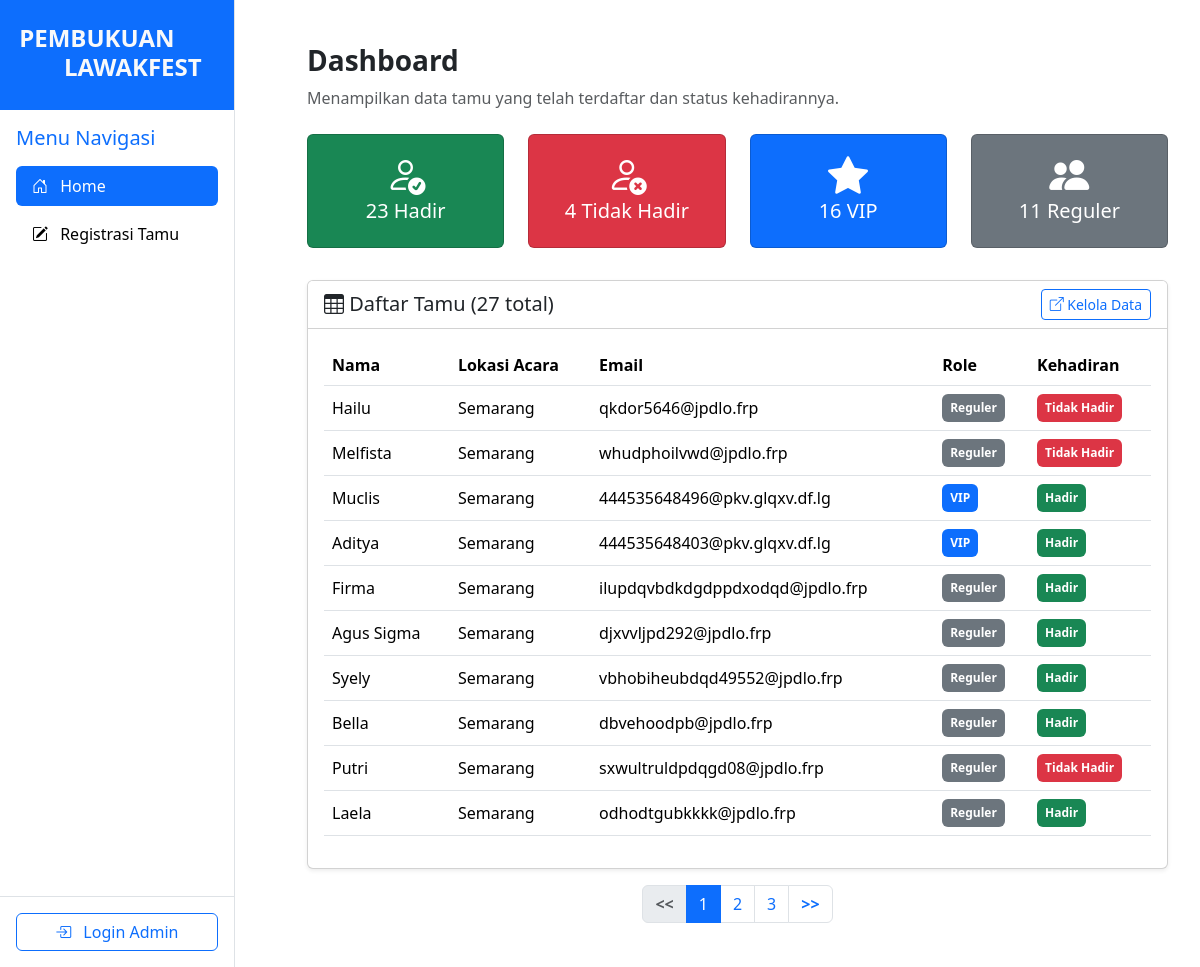
The page / on the database its author committed.
### tables this page shows
CREATE TABLE `tamu` (
  `id` int(11) NOT NULL,
  `id_tamu` varchar(50) DEFAULT NULL,
  `nama` varchar(100) NOT NULL,
  `lokasi_acara` varchar(255) DEFAULT NULL,
  `email` varchar(100) DEFAULT NULL,
  `role` enum('Reguler','VIP') DEFAULT 'Reguler',
  `kehadiran` varchar(20) DEFAULT 'Tidak Hadir'
);

### src/lib/cipher.php (called while the page is built, shortened)
<?php
function encryptCaesar($text, $shift) {
    $result = "";
    $text = strtolower($text);
    for ($i = 0; $i < strlen($text); $i++) {
        $char = $text[$i];
        if (ctype_alpha($char)) {
            $shifted = ord($char) + $shift;
            if ($shifted > ord('z')) {
                $shifted -= 26;
            }
            $result .= chr($shifted);
        } elseif (ctype_digit($char)) {
            $shifted = ord($char) + $shift;
            if ($shifted > ord('9')) {
                $shifted -= 10;
            }
            $result .= chr($shifted);
        } else {
            $result .= $char;
        }
    }
    return $result;
}

### src/views/view_tabel.php (the view)
<div class="container my-4">
  <div class="mb-4">
    <h3 class="fw-bold">Dashboard</h3>
    <p class="text-muted">Menampilkan data tamu yang telah terdaftar dan status kehadirannya.</p>
  </div>
  <div class="row mb-4 text-center">
    <div class="col-md-3 mb-2">
      <div class="card card-stat bg-success text-white">
        <div class="card-body">
          <i class="bi bi-person-check display-6"></i>
          <h5><?= $total_hadir ?> Hadir</h5>
        </div>
      </div>
    </div>
    <div class="col-md-3 mb-2">
      <div class="card card-stat bg-danger text-white">
        <div class="card-body">
          <i class="bi bi-person-x display-6"></i>
          <h5><?= $total_tidak ?> Tidak Hadir</h5>
        </div>
      </div>
    </div>
    <div class="col-md-3 mb-2">
      <div class="card card-stat bg-primary text-white">
        <div class="card-body">
          <i class="bi bi-star-fill display-6"></i>
          <h5><?= $total_vip ?> VIP</h5>
        </div>
      </div>
    </div>
    <div class="col-md-3 mb-2">
      <div class="card card-stat bg-secondary text-white">
        <div class="card-body">
          <i class="bi bi-people-fill display-6"></i>
          <h5><?= $total_reg ?> Reguler</h5>
        </div>
      </div>
    </div>
  </div>
  <div class="card shadow-sm">
    <div class="card-header bg-white d-flex justify-content-between align-items-center">
      <h5 class="mb-0"><i class="bi bi-table"></i> Daftar Tamu (<?= $total_data ?> total)</h5>
      <a href="export_import.php" class="btn btn-outline-primary btn-sm">
        <i class="bi bi-box-arrow-up-right"></i> Kelola Data
      </a>
    </div>
    <div class="card-body table-responsive">
      <table class="table table-hover align-middle">
        <thead>
          <tr>
            <th>Nama</th>
            <th>Lokasi Acara</th>
            <th>Email</th>
            <th>Role</th>
            <th>Kehadiran</th>
          </tr>
        </thead>
        <tbody>
          <?php if (mysqli_num_rows($result) > 0): ?>
            <?php while ($row = mysqli_fetch_assoc($result)): ?>
              <tr>
                <td><?= htmlspecialchars($row['nama']) ?></td>
                <td><?= htmlspecialchars($row['lokasi_acara']) ?></td>
                <td><?= htmlspecialchars(encryptCaesar($row['email'], 3)) ?></td>
                <td>
                  <span class="badge p-2 bg-<?= $row['role']=='VIP'?'primary':'secondary' ?>">
                    <?= $row['role'] ?>
                  </span>
                </td>
                <td>
                  <?php if ($row['kehadiran'] == 'Hadir'): ?>
                    <span class="badge bg-success p-2">Hadir</span>
                  <?php else: ?>
                    <span class="badge bg-danger p-2">Tidak Hadir</span>
                  <?php endif; ?>
                </td>
              </tr>
            <?php endwhile; ?>
          <?php else: ?>
            <tr><td colspan="6" class="text-center text-muted">Tidak ada data tamu.</td></tr>
          <?php endif; ?>
        </tbody>
      </table>
    </div>
  </div>
  <nav class="mt-3">
    <ul class="pagination justify-content-center">
      <li class="page-item <?= ($page <= 1) ? 'disabled' : '' ?>">
        <a class="page-link" href="?page=<?= $page - 1 ?>"><b><<</b></a>
      </li>
      <?php for ($i = 1; $i <= $total_pages; $i++): ?>
        <li class="page-item <?= ($page == $i) ? 'active' : '' ?>">
          <a class="page-link" href="?page=<?= $i ?>"><?= $i ?></a>
        </li>
      <?php endfor; ?>
      <li class="page-item <?= ($page >= $total_pages) ? 'disabled' : '' ?>">
        <a class="page-link" href="?page=<?= $page + 1 ?>"><b>>></b></a>
      </li>
    </ul>
  </nav>
</div>

### public/index.php (shortened to what this page needs)
<?php
require __DIR__ . '/../src/config/koneksi.php';
require __DIR__ . '/../src/lib/cipher.php';
$limit = 10;
$page = isset($_GET['page']) ? (int)$_GET['page'] : 1;
$offset = ($page - 1) * $limit;
$total_result = mysqli_query($conn, "SELECT COUNT(*) AS total FROM tamu");
$total_row = mysqli_fetch_assoc($total_result);
$total_data = $total_row['total'];
$total_pages = ceil($total_data / $limit);
$total_hadir = mysqli_fetch_assoc(mysqli_query($conn, "SELECT COUNT(*) AS jml FROM tamu WHERE kehadiran='Hadir'"))['jml'];
$total_tidak = mysqli_fetch_assoc(mysqli_query($conn, "SELECT COUNT(*) AS jml FROM tamu WHERE kehadiran='Tidak Hadir'"))['jml'];
$total_vip = mysqli_fetch_assoc(mysqli_query($conn, "SELECT COUNT(*) AS jml FROM tamu WHERE role='VIP'"))['jml'];
$total_reg = mysqli_fetch_assoc(mysqli_query($conn, "SELECT COUNT(*) AS jml FROM tamu WHERE role='Reguler'"))['jml'];
$result = mysqli_query($conn, "SELECT * FROM tamu ORDER BY id DESC LIMIT $limit OFFSET $offset");
?>
<!DOCTYPE html>
<html lang="id">
<head>
    <link href="https://cdn.jsdelivr.net/npm/bootstrap@5.3.2/dist/css/bootstrap.min.css" rel="stylesheet">
    <link rel="stylesheet" href="https://cdn.jsdelivr.net/npm/bootstrap-icons@1.11.3/font/bootstrap-icons.min.css">
    <link rel="stylesheet" href="assets/style.css">
</head>
<body>
    <?php include __DIR__ . '/../src/views/partials/_sidebar.php'; ?>
    <div class="main-content">
        <?php include __DIR__ . '/../src/views/view_tabel.php';  ?>
    </div>
</body>
</html>

### src/views/partials/_sidebar.php (shortened to what this page needs)
<?php
$current_page = basename($_SERVER['PHP_SELF']);
$isLogin = isset($_SESSION['login']) && $_SESSION['login'] === true;
?>
<div class="sidebar-fixed d-flex flex-column justify-content-between">
    <div>
        <div class="bg-primary text-light text-center py-4">
            <h4 class="fw-bold me-3 px-3 mb-1">
                <a class="navbar-brand text-light text-decoration-none" href="index.php">
                    <div class="pe-4">PEMBUKUAN</div>
                    <div class="ps-5">LAWAKFEST</div>
                </a>
            </h4>
        </div>
        <div class="p-3">
            <h5 class="mb-3 text-primary">Menu Navigasi</h5>
            <ul class="nav nav-pills flex-column">
                <li class="nav-item mb-2">
                    <a href="index.php" class="nav-link <?= ($current_page == 'index.php') ? 'active' : '' ?>">
                        <i class="bi bi-house-door me-2"></i> Home
                    </a>
                </li>
                <li class="nav-item mb-2">
                    <a href="beli_tiket.php" class="nav-link <?= ($current_page == 'beli_tiket.php') ? 'active' : '' ?>">
                        <i class="bi bi-pencil-square me-2"></i> Registrasi Tamu
                    </a>
                </li>
            </ul>
        </div>
    </div>
    <div class="p-3 border-top">
        <?php if (!$isLogin): ?>
            <a href="login.php" class="btn btn-outline-primary w-100">
                <i class="bi bi-box-arrow-in-right me-2"></i> Login Admin
            </a>
        <?php endif; ?>
    </div>
</div>

### public/assets/style.css (style rules this page uses)
body { font-family: "Segoe UI", sans-serif; }
.sidebar-fixed { position: fixed; top: 0; bottom: 0; left: 0; border-right: 1px solid #dee2e6; }
.main-content { margin-top: 0; margin-left: 200px; padding: 20px; }
.sidebar-fixed .nav-link { color: black; }
@media (max-width: 1580px) { .main-content { margin-left:275px; } }

### rows shown on the page
tamu: nama "Hailu", lokasi_acara "Semarang", email "qkdor5646@jpdlo.frp", role "Reguler", kehadiran "Tidak Hadir"
tamu: nama "Melfista", lokasi_acara "Semarang", email "whudphoilvwd@jpdlo.frp", role "Reguler", kehadiran "Tidak Hadir"
tamu: nama "Muclis", lokasi_acara "Semarang", email "444535648496@pkv.glqxv.df.lg", role "VIP", kehadiran "Hadir"
tamu: nama "Aditya", lokasi_acara "Semarang", email "444535648403@pkv.glqxv.df.lg", role "VIP", kehadiran "Hadir"
tamu: nama "Firma", lokasi_acara "Semarang", email "ilupdqvbdkdgdppdxodqd@jpdlo.frp", role "Reguler", kehadiran "Hadir"
tamu: nama "Agus Sigma", lokasi_acara "Semarang", email "djxvvljpd292@jpdlo.frp", role "Reguler", kehadiran "Hadir"
tamu: nama "Syely", lokasi_acara "Semarang", email "vbhobiheubdqd49552@jpdlo.frp", role "Reguler", kehadiran "Hadir"
tamu: nama "Bella", lokasi_acara "Semarang", email "dbvehoodpb@jpdlo.frp", role "Reguler", kehadiran "Hadir"
tamu: nama "Putri", lokasi_acara "Semarang", email "sxwultruldpdqgd08@jpdlo.frp", role "Reguler", kehadiran "Tidak Hadir"
tamu: nama "Laela", lokasi_acara "Semarang", email "odhodtgubkkkk@jpdlo.frp", role "Reguler", kehadiran "Hadir"

### other values the page prints
$total_hadir "23"
$total_tidak "4"
$total_vip "16"
$total_reg "11"
$total_data "27"
